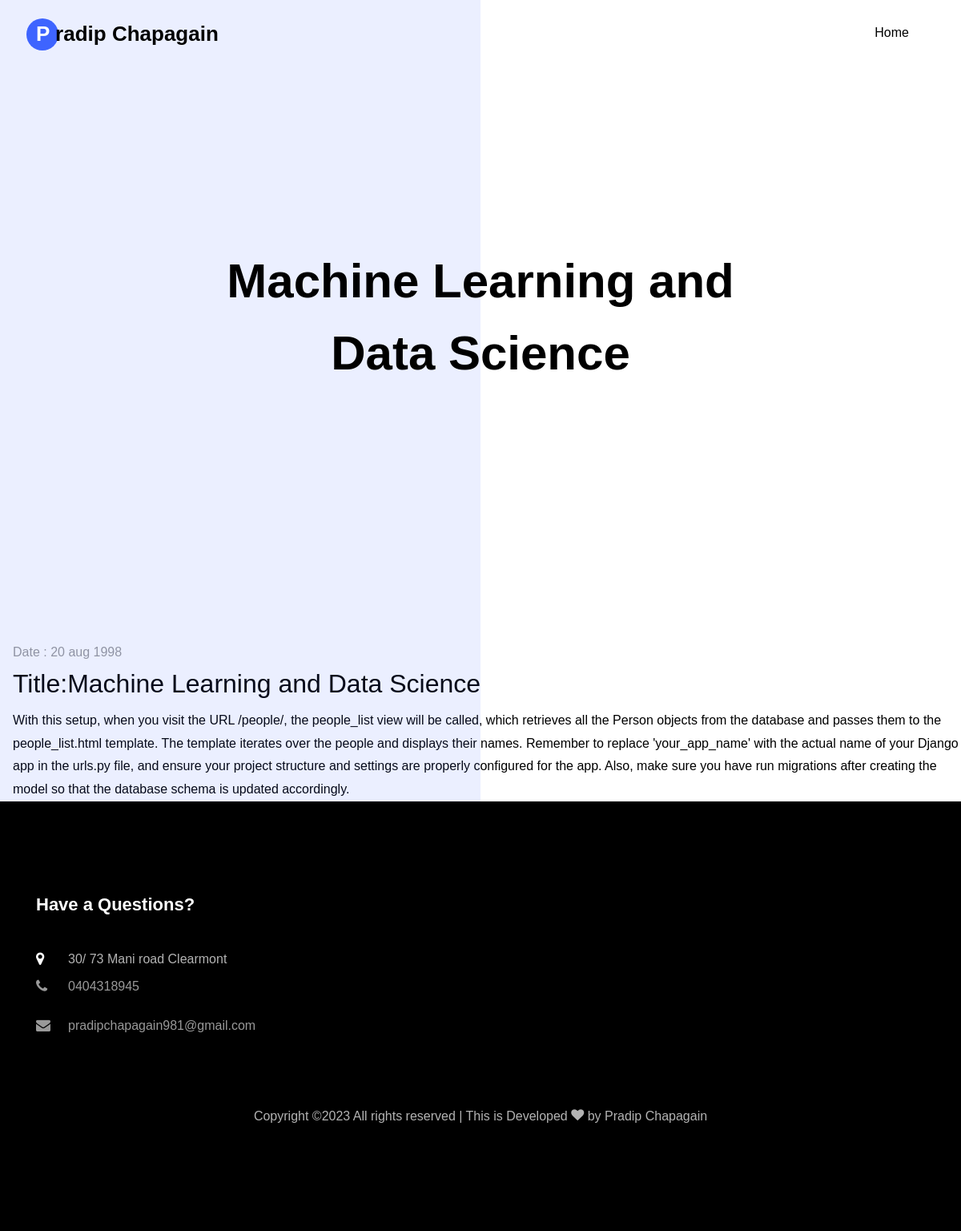
The app's page /project/1 with its own data.
### Portfolio/models.py (models this page shows, shortened)
class Project(models.Model):
    title = models.CharField(max_length=200)
    description = models.TextField()
    project_scope = models.CharField(max_length=200)
    start_date =models.CharField(max_length=200)

### Portfolio/views.py (the view)
# urls.py: path('project/<int:id>', views.project, name='project'),
def project(request, id):
    project = Project.objects.get(pk=id)
    return render(request, 'projects.html', {'project': project})

### templates/projects.html (shortened to what this page needs)
{% extends "test.html" %}
{% block header %}
<h1> {{ project.title }} </h1>
{% endblock %}
{% block content %}
 <div class="text pl-3">
     <span class="date">Date : {{ project.start_date }}</span>
     <h2>Title:{{ project.title }}</h2>
     <span class="position" style="color: black ;"> {{ project.description }}</span>
 </div>
{% endblock %}

### templates/test.html (style rules this page uses)
body { font-family: Arial, sans-serif; margin: 0; padding: 0; }

### records on screen
Project: title "Machine Learning and Data Science", start_date "20 aug 1998", description "With this setup, when you visit the URL /people/, the people_list view will be called, which retrieves all the Person objects from the database and passes them to the people_list.html template. The template iterates over the people and displays their names. Remember to replace 'your_app_name' with the actual name of your Django app in the urls.py file, and ensure your project structure and settings are properly configured for the app. Also, make sure you have run migrations after creating the model so that the database schema is updated accordingly."
